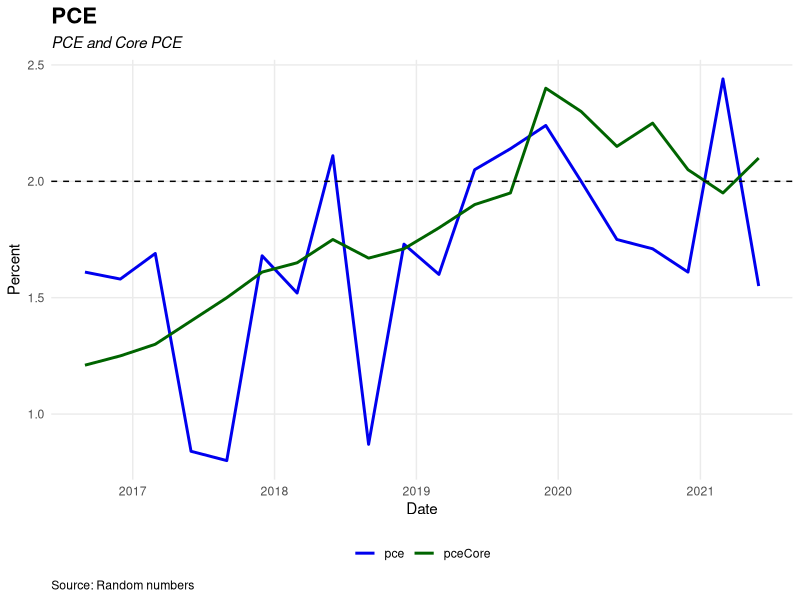
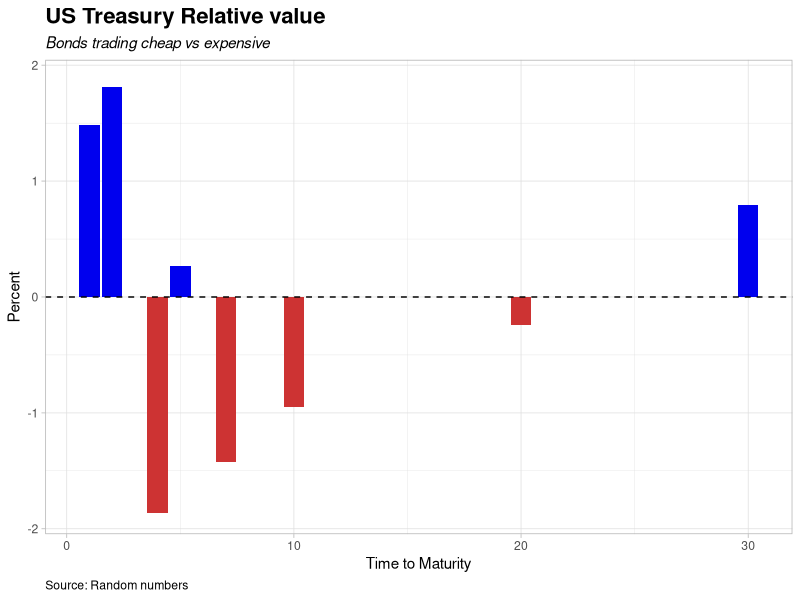
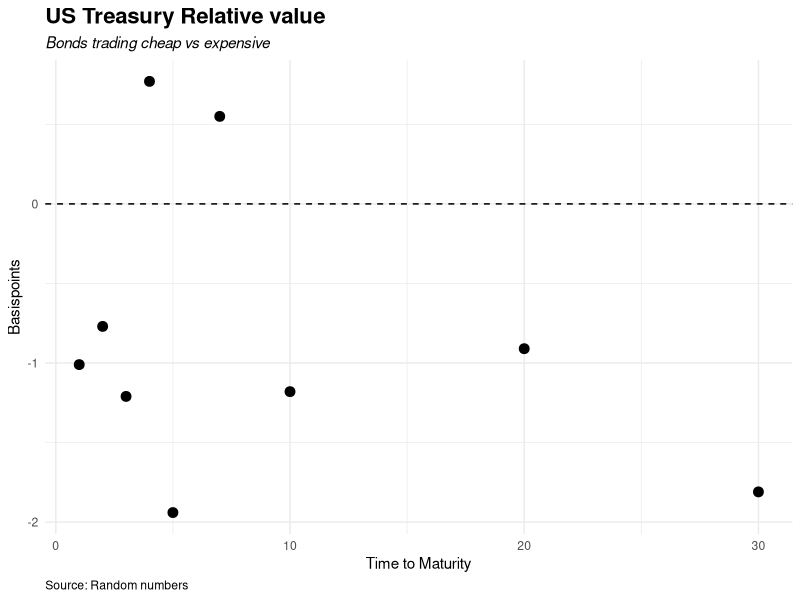

Here is the R script that generated these plots, in order:
library(tidyverse)

df <- tibble(
  date = seq(as.Date('2016-09-01'), as.Date('2021-08-31'), by = 'quarter')-1,
  gdp = 3 + round(runif(20, min=-0.10, max=0.20),2),
  pceCore = c(1.21, 1.25, 1.30, 1.40, 1.50, 1.61, 1.65, 1.75, 1.67, 1.71, 1.80, 1.90, 1.95, 2.40, 2.30, 2.15, 2.25, 2.05, 1.95, 2.10),
  pce = pceCore + round(runif(20, min=-1, max=0.5),2),
  us10y = c(1.5, 1.55, 1.57, 1.60, 1.68, 1.65, 1.69, 1.75, 1.81,1.79, 1.74, 1.71, 1.66,1.70, 1.75, 1.73, 1.69, 1.61, 1.59, 1.55),
  us2y = us10y -0.05 + round(runif(20, min=-0.075, max=0.075),2)
)


#####################################################################################################
### Prepare plotting: Convert to Longer dataframe                                                                     
#####################################################################################################
df <- pivot_longer(df,
                   -date,
                   names_to = "variable",
                   values_to = "values")


variables = c("pce", "pceCore")

plotData <- df %>%
  filter(variable %in% variables)


#####################################################################################################
### Plot                                                                    
#####################################################################################################

#Set color palette
color_palette <- c("blue2", "darkgreen", "darkgoldenrod1", "brown1", "azure4", 
              "darkorchid3", "coral1", "#8E9CA3", "#556670", "#000000")

plot <- ggplot(plotData, aes(x = date, y = values, group = variable, color = variable)) + 
  geom_line(size = 1)+
  geom_hline(yintercept = 2, linetype = "dashed")+
  theme_minimal() +
  scale_colour_manual(values = color_palette)+ ##Color palette
  theme(legend.position="bottom",
        legend.title = element_blank(),
        plot.caption=element_text(hjust=0),
        plot.subtitle=element_text(face="italic"),
        plot.title=element_text(size=16,face="bold"))+
  theme(panel.grid.minor = element_line(colour = "white"))+
  labs(x="Date",y="Percent",
       title="PCE",
       subtitle="PCE and Core PCE",
       caption="Source: Random numbers")



plot 


###curve


df <- tibble(
  timeToMaturity = c(1,2,3,4,5,7,10,20,30),
  bondName = paste("UST", timeToMaturity, sep=""),
  rate = c(1.5,1.45,1.25,1.35,1.60,1.75,1.80,2.15,2.2)
) 



#better scatter

#relative value plot

df <- tibble(
  timeToMaturity = c(1,2,3,4,5,7,10,20,30),
  bondName = paste("UST", timeToMaturity, sep=""),
  rate = c(1.5,1.45,1.25,1.35,1.60,1.75,1.80,2.15,2.2),
  relativeValue = round(runif(9, min=-2, max=2),2)
) 
df <- df %>%
  mutate(pos = relativeValue > 0) #Add for showing different colors for neg or pos


plot <- ggplot(df, 
              mapping = aes(x = timeToMaturity, y = relativeValue, fill = pos)) + 
  geom_col() + guides(fill = FALSE) +
  theme_light() +
  geom_hline(yintercept = 0, linetype = "dashed")+
   #This is needed for showing different colors for neg vs pos
 
  theme(legend.position="bottom",
        legend.title = element_blank(),
        plot.caption=element_text(hjust=0),
        plot.subtitle=element_text(face="italic"),
        plot.title=element_text(size=16,face="bold"))+

  labs(x="Time to Maturity",y="Percent",
       title="US Treasury Relative value",
       subtitle="Bonds trading cheap vs expensive",
       caption="Source: Random numbers")+
  scale_fill_manual(values = c("brown3", "blue2"), guide = FALSE)+
  #scale_color_manual(values=c("#d73027","#4575b4"),name="Relative value")+
  scale_y_continuous(limits=c(-max(abs(df$relativeValue)),max(abs(df$relativeValue)))) ##Keep pos and neg y axis same length



plot 




df <- tibble(
  timeToMaturity = c(1,2,3,4,5,7,10,20,30),
  bondName = paste("UST", timeToMaturity, sep=""),
  rate = c(1.5,1.45,1.25,1.35,1.60,1.75,1.80,2.15,2.2),
  relativeValue = round(runif(9, min=-2, max=2),2)
) 


plot <- ggplot(df, 
               mapping = aes(x = timeToMaturity, y = relativeValue)) + 
  geom_point(size = 3) + guides(fill = FALSE)+
  theme_minimal() +
  geom_hline(yintercept = 0, linetype = "dashed")+
  theme(legend.position="bottom",
        legend.title = element_blank(),
        plot.caption=element_text(hjust=0),
        plot.subtitle=element_text(face="italic"),
        plot.title=element_text(size=16,face="bold"))+
  
  labs(x="Time to Maturity",y="Basispoints",
       title="US Treasury Relative value",
       subtitle="Bonds trading cheap vs expensive",
       caption="Source: Random numbers")

plot 